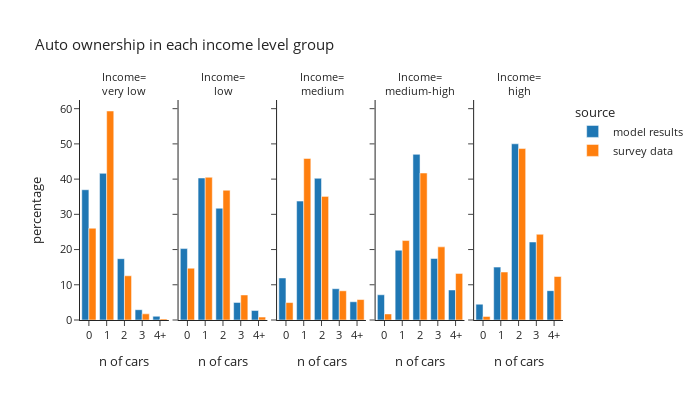

The notebook cell this image was saved under:
### Markdown cell above
### Income

### Code cell
plot_auto(hh_data,'hhincome_group','income level', 'Income')

### Figure 1 — Plotly figure (JSON) as saved in the notebook; plotly's stock layout.template omitted (floating-point values rounded to 4 significant figures)
{"data": [{"alignmentgroup": "True", "hovertemplate": "source=model results<br>hhincome_group=very low<br>auto_ownership_simple=%{x}<br>percentage=%{y}<extra></extra>", "legendgroup": "model results", "marker": {"color": "#1F77B4", "pattern": {"shape": ""}}, "name": "model results", "offsetgroup": "model results", "orientation": "v", "showlegend": true, "textposition": "auto", "type": "bar", "x": ["0", "1", "2", "3", "4+"], "xaxis": "x", "y": [36.98, 41.64, 17.4, 2.92, 1.058], "yaxis": "y"}, {"alignmentgroup": "True", "hovertemplate": "source=model results<br>hhincome_group=low<br>auto_ownership_simple=%{x}<br>percentage=%{y}<extra></extra>", "legendgroup": "model results", "marker": {"color": "#1F77B4", "pattern": {"shape": ""}}, "name": "model results", "offsetgroup": "model results", "orientation": "v", "showlegend": false, "textposition": "auto", "type": "bar", "x": ["0", "1", "2", "3", "4+"], "xaxis": "x2", "y": [20.28, 40.32, 31.73, 4.988, 2.691], "yaxis": "y2"}, {"alignmentgroup": "True", "hovertemplate": "source=model results<br>hhincome_group=medium<br>auto_ownership_simple=%{x}<br>percentage=%{y}<extra></extra>", "legendgroup": "model results", "marker": {"color": "#1F77B4", "pattern": {"shape": ""}}, "name": "model results", "offsetgroup": "model results", "orientation": "v", "showlegend": false, "textposition": "auto", "type": "bar", "x": ["0", "1", "2", "3", "4+"], "xaxis": "x3", "y": [11.93, 33.77, 40.23, 8.881, 5.18], "yaxis": "y3"}, {"alignmentgroup": "True", "hovertemplate": "source=model results<br>hhincome_group=medium-high<br>auto_ownership_simple=%{x}<br>percentage=%{y}<extra></extra>", "legendgroup": "model results", "marker": {"color": "#1F77B4", "pattern": {"shape": ""}}, "name": "model results", "offsetgroup": "model results", "orientation": "v", "showlegend": false, "textposition": "auto", "type": "bar", "x": ["0", "1", "2", "3", "4+"], "xaxis": "x4", "y": [7.164, 19.81, 47.03, 17.47, 8.526], "yaxis": "y4"}, {"alignmentgroup": "True", "hovertemplate": "source=model results<br>hhincome_group=high<br>auto_ownership_simple=%{x}<br>percentage=%{y}<extra></extra>", "legendgroup": "model results", "marker": {"color": "#1F77B4", "pattern": {"shape": ""}}, "name": "model results", "offsetgroup": "model results", "orientation": "v", "showlegend": false, "textposition": "auto", "type": "bar", "x": ["0", "1", "2", "3", "4+"], "xaxis": "x5", "y": [4.488, 15.02, 50.02, 22.14, 8.331], "yaxis": "y5"}, {"alignmentgroup": "True", "hovertemplate": "source=survey data<br>hhincome_group=very low<br>auto_ownership_simple=%{x}<br>percentage=%{y}<extra></extra>", "legendgroup": "survey data", "marker": {"color": "#FF7F0E", "pattern": {"shape": ""}}, "name": "survey data", "offsetgroup": "survey data", "orientation": "v", "showlegend": true, "textposition": "auto", "type": "bar", "x": ["0", "1", "2", "3", "4+"], "xaxis": "x", "y": [26.05, 59.34, 12.55, 1.745, 0.3142], "yaxis": "y"}, {"alignmentgroup": "True", "hovertemplate": "source=survey data<br>hhincome_group=low<br>auto_ownership_simple=%{x}<br>percentage=%{y}<extra></extra>", "legendgroup": "survey data", "marker": {"color": "#FF7F0E", "pattern": {"shape": ""}}, "name": "survey data", "offsetgroup": "survey data", "orientation": "v", "showlegend": false, "textposition": "auto", "type": "bar", "x": ["0", "1", "2", "3", "4+"], "xaxis": "x2", "y": [14.71, 40.52, 36.84, 7.109, 0.8225], "yaxis": "y2"}, {"alignmentgroup": "True", "hovertemplate": "source=survey data<br>hhincome_group=medium<br>auto_ownership_simple=%{x}<br>percentage=%{y}<extra></extra>", "legendgroup": "survey data", "marker": {"color": "#FF7F0E", "pattern": {"shape": ""}}, "name": "survey data", "offsetgroup": "survey data", "orientation": "v", "showlegend": false, "textposition": "auto", "type": "bar", "x": ["0", "1", "2", "3", "4+"], "xaxis": "x3", "y": [4.949, 45.87, 35.09, 8.289, 5.807], "yaxis": "y3"}, {"alignmentgroup": "True", "hovertemplate": "source=survey data<br>hhincome_group=medium-high<br>auto_ownership_simple=%{x}<br>percentage=%{y}<extra></extra>", "legendgroup": "survey data", "marker": {"color": "#FF7F0E", "pattern": {"shape": ""}}, "name": "survey data", "offsetgroup": "survey data", "orientation": "v", "showlegend": false, "textposition": "auto", "type": "bar", "x": ["0", "1", "2", "3", "4+"], "xaxis": "x4", "y": [1.72, 22.56, 41.73, 20.76, 13.24], "yaxis": "y4"}, {"alignmentgroup": "True", "hovertemplate": "source=survey data<br>hhincome_group=high<br>auto_ownership_simple=%{x}<br>percentage=%{y}<extra></extra>", "legendgroup": "survey data", "marker": {"color": "#FF7F0E", "pattern": {"shape": ""}}, "name": "survey data", "offsetgroup": "survey data", "orientation": "v", "showlegend": false, "textposition": "auto", "type": "bar", "x": ["0", "1", "2", "3", "4+"], "xaxis": "x5", "y": [1.012, 13.62, 48.68, 24.34, 12.35], "yaxis": "y5"}], "layout": {"annotations": [{"font": {}, "showarrow": false, "text": "Income=<br>very low", "x": 0.092, "xanchor": "center", "xref": "paper", "y": 1.0, "yanchor": "bottom", "yref": "paper"}, {"font": {}, "showarrow": false, "text": "Income=<br>low", "x": 0.296, "xanchor": "center", "xref": "paper", "y": 1.0, "yanchor": "bottom", "yref": "paper"}, {"font": {}, "showarrow": false, "text": "Income=<br>medium", "x": 0.5, "xanchor": "center", "xref": "paper", "y": 1.0, "yanchor": "bottom", "yref": "paper"}, {"font": {}, "showarrow": false, "text": "Income=<br>medium-high", "x": 0.704, "xanchor": "center", "xref": "paper", "y": 1.0, "yanchor": "bottom", "yref": "paper"}, {"font": {}, "showarrow": false, "text": "Income=<br>high", "x": 0.908, "xanchor": "center", "xref": "paper", "y": 1.0, "yanchor": "bottom", "yref": "paper"}], "barmode": "group", "font": {"size": 11}, "height": 400, "legend": {"title": {"text": "source"}, "tracegroupgap": 0}, "title": {"text": "Auto ownership in each income level group"}, "width": 700, "xaxis": {"anchor": "y", "domain": [0.0, 0.184], "title": {"text": "n of cars"}}, "xaxis2": {"anchor": "y2", "domain": [0.204, 0.388], "matches": "x", "title": {"text": "n of cars"}}, "xaxis3": {"anchor": "y3", "domain": [0.408, 0.592], "matches": "x", "title": {"text": "n of cars"}}, "xaxis4": {"anchor": "y4", "domain": [0.612, 0.796], "matches": "x", "title": {"text": "n of cars"}}, "xaxis5": {"anchor": "y5", "domain": [0.816, 1.0], "matches": "x", "title": {"text": "n of cars"}}, "yaxis": {"anchor": "x", "domain": [0.0, 1.0], "title": {"text": "percentage"}}, "yaxis2": {"anchor": "x2", "domain": [0.0, 1.0], "matches": "y", "showticklabels": false}, "yaxis3": {"anchor": "x3", "domain": [0.0, 1.0], "matches": "y", "showticklabels": false}, "yaxis4": {"anchor": "x4", "domain": [0.0, 1.0], "matches": "y", "showticklabels": false}, "yaxis5": {"anchor": "x5", "domain": [0.0, 1.0], "matches": "y", "showticklabels": false}}}
